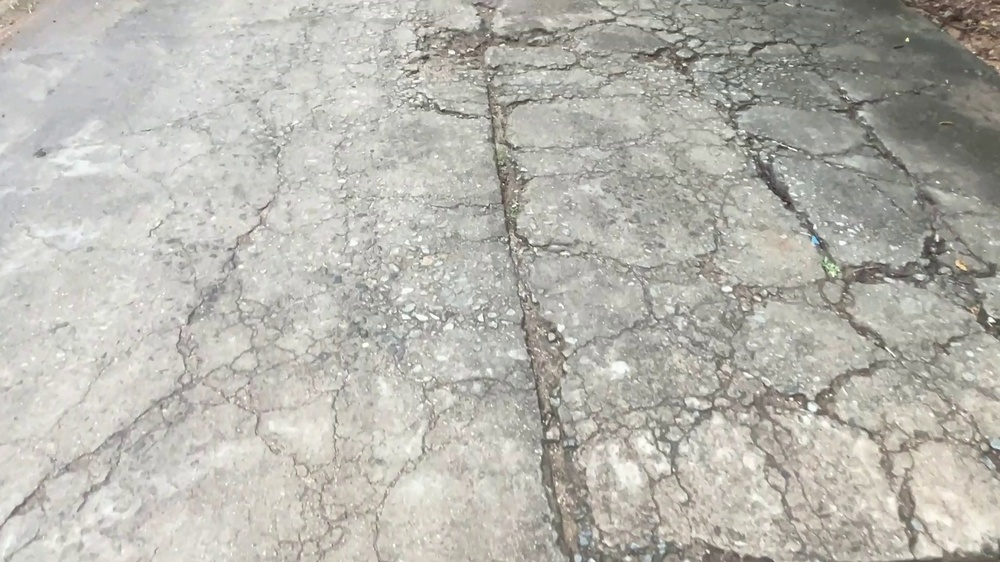
#> input picture frames/selected/aligatorCracking_frame_13.jpg, 1000 x 562 px, shrunk from 1920 x 1080 before the run; its folder holds only this picture in this run
$ jupyter execute Noise_Analysis.ipynb
#> lines starting #> are read from the running program, lines starting #| are printed output that depends on the picture
Noise Analysis

[cell 1]
import cv2
import os
import numpy as np
import pandas as pd
import matplotlib.pyplot as plt

frames_folder = "../frames/selected"

def estimate_noise_variance(gray_image):
    blur = cv2.GaussianBlur(gray_image, (5, 5), 0)
    noise = gray_image.astype(np.float32) - blur.astype(np.float32)
    return np.var(noise)

def detect_salt_pepper(gray_image, threshold=0.02):
    total_pixels = gray_image.size
    extreme_pixels = np.sum((gray_image == 0) | (gray_image == 255))
    ratio = extreme_pixels / total_pixels
    return ratio > threshold

results = []
frame_files = sorted(os.listdir(frames_folder))

for file in frame_files:
    if file.lower().endswith((".jpg", ".png", ".jpeg", ".bmp", ".tif", ".tiff")):
        path = os.path.join(frames_folder, file)
        img = cv2.imread(path)
#> img is the input picture: shape (562, 1000, 3); mean B, G, R 175.1, 182.3, 183.6

        if img is None:
            continue

        gray = cv2.cvtColor(img, cv2.COLOR_BGR2GRAY)

        noise_var = estimate_noise_variance(gray)
#> in estimate_noise_variance, `noise = gray_image.astype(np.float32) - blur.astype(np.float32)`:
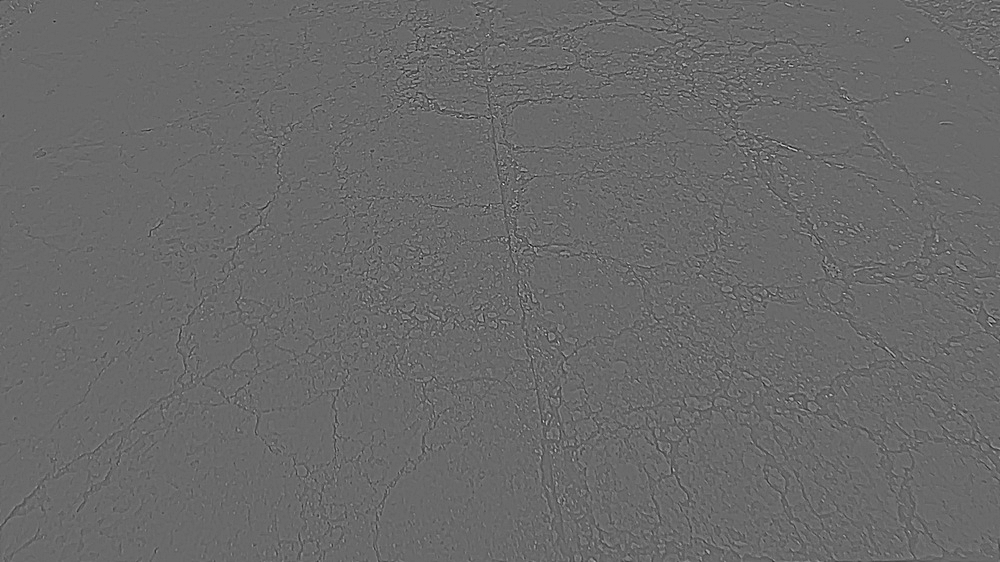
#> noise: shape (562, 1000) float32; min -74, max 104, mean 0; drawn with min black and max white
#> noise_var = 52.33
        is_sp = detect_salt_pepper(gray)
#> in detect_salt_pepper, `extreme_pixels = np.sum((gray_image == 0) | (gray_image == 255))`: extreme_pixels = 15
#> in detect_salt_pepper, `ratio = extreme_pixels / total_pixels`: ratio = 2.67e-05
#> is_sp = False

        noise_type = "Salt & Pepper" if is_sp else "Gaussian"
#> noise_type = 'Gaussian'

        results.append([file, noise_var, noise_type])

df = pd.DataFrame(results, columns=["Frame", "Estimated Noise Variance", "Detected Noise Type"])
#> df = table of 1 rows and 3 columns

mean_noise = df["Estimated Noise Variance"].mean()
#> mean_noise = 52.33
std_noise = df["Estimated Noise Variance"].std()
#> std_noise = nan

low_threshold = mean_noise - std_noise
#> low_threshold = nan
high_threshold = mean_noise + std_noise
#> high_threshold = nan

def classify_noise(val):
    if val < low_threshold:
        return "Low Noise"
    elif val > high_threshold:
        return "High Noise"
    else:
        return "Moderate Noise"

df["Noise Level"] = df["Estimated Noise Variance"].apply(classify_noise)

print("\nNOISE CLASSIFICATION RESULTS :")
print(df)
#> (printed output is left out)
print("\nNoise Level Distribution:")
print(df["Noise Level"].value_counts())
#| Noise Level
#| Moderate Noise    1
#| Name: count, dtype: int64

frames_to_process = df[df["Noise Level"] != "Low Noise"]["Frame"].tolist()
#> frames_to_process = ['aligatorCracking_frame_13.jpg']

evaluation = []

display_count = 0
max_display = 5

for frame_name in frames_to_process:

    path = os.path.join(frames_folder, frame_name)
    img = cv2.imread(path)

    if img is None:
        continue

    gray = cv2.cvtColor(img, cv2.COLOR_BGR2GRAY)

    noise_type = df[df["Frame"] == frame_name]["Detected Noise Type"].values[0]

    if noise_type == "Salt & Pepper":
        denoised = cv2.medianBlur(gray, 5)
    else:
        denoised = cv2.GaussianBlur(gray, (5, 5), 0)

    noise_before = estimate_noise_variance(gray)
#> noise_before = 52.33
    noise_after = estimate_noise_variance(denoised)
#> in estimate_noise_variance (call 3), `blur = cv2.GaussianBlur(gray_image, (5, 5), 0)`:
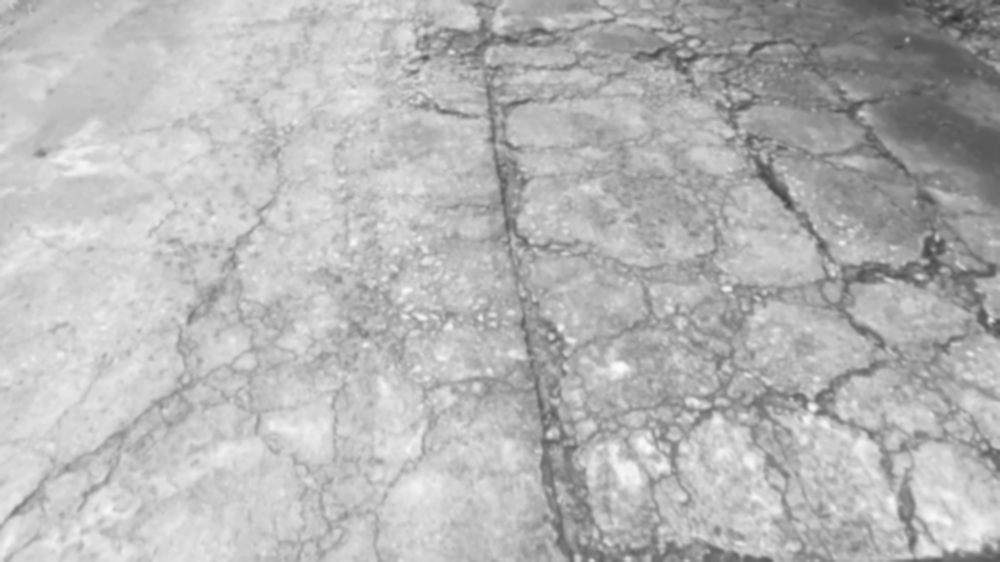
#> blur: shape (562, 1000); min 48, max 250, mean 181.9
#> noise_after = 7.62

    evaluation.append([frame_name, noise_type, noise_before, noise_after])

    if display_count < max_display:

        plt.figure(figsize=(10,4))

        plt.subplot(1,2,1)
        plt.imshow(gray, cmap="gray")
        plt.title(f"Original\n{noise_type}")
        plt.axis("off")

        plt.subplot(1,2,2)
        plt.imshow(denoised, cmap="gray")
        plt.title("Denoised")
        plt.axis("off")

        plt.suptitle(frame_name)
        plt.tight_layout()
        plt.show()
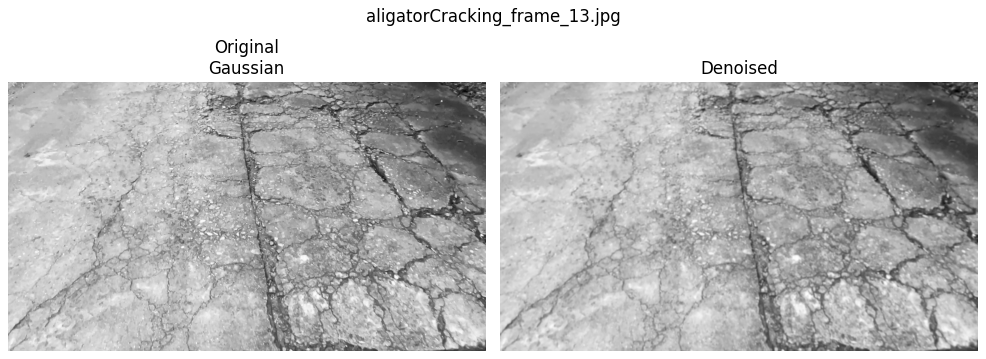
#> figure drawn by matplotlib, 2 panels

        plt.figure(figsize=(8,4))

        hist_orig = cv2.calcHist([gray],[0],None,[256],[0,256])
#> hist_orig = 256 values, max 9805 at index 202, min 0 at index 0, mean 2195.3
        hist_denoised = cv2.calcHist([denoised],[0],None,[256],[0,256])
#> hist_denoised = 256 values, max 10090 at index 202, min 0 at index 0, mean 2195.3

        plt.plot(hist_orig, label="Original")
        plt.plot(hist_denoised, label="Denoised")
        plt.title(f"Histogram Comparison - {frame_name}")
        plt.legend()
        plt.show()
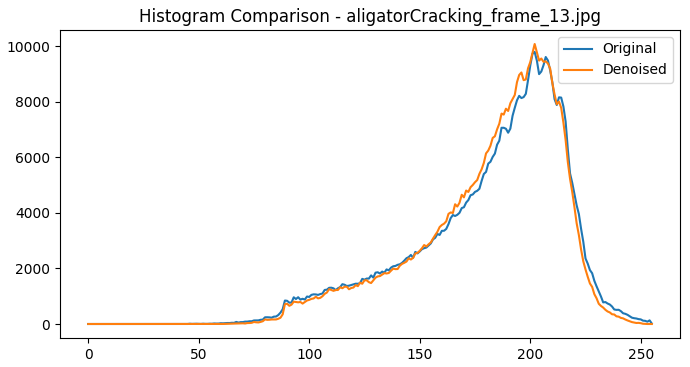
#> figure drawn by matplotlib, 1 panel; curve peaks at x = 202, y = 9805; curve peaks at x = 202, y = 10090

        display_count += 1

print("\nNoise Reduction Completed.")
print("Frames Processed:", len(frames_to_process))
#| Frames Processed: 1

eval_df = pd.DataFrame(
    evaluation,
    columns=["Frame","Noise Type","Noise Variance Before","Noise Variance After"]
)
#> eval_df = table of 1 rows and 4 columns

print("\nNOISE REDUCTION EVALUATION :")
print(eval_df)
#> (printed output is left out)

if not eval_df.empty:
    avg_before = eval_df["Noise Variance Before"].mean()
#> avg_before = 52.33
    avg_after = eval_df["Noise Variance After"].mean()
#> avg_after = 7.62

    print("\nAverage Noise Variance Before:", round(avg_before, 2))
#| Average Noise Variance Before: 52.33
    print("Average Noise Variance After :", round(avg_after, 2))
#| Average Noise Variance After : 7.62
    print("Average Noise Reduction      :", round(avg_before - avg_after, 2))
#| Average Noise Reduction      : 44.71

$ run again, on frames/selected/aligatorCracking_frame__24.jpg
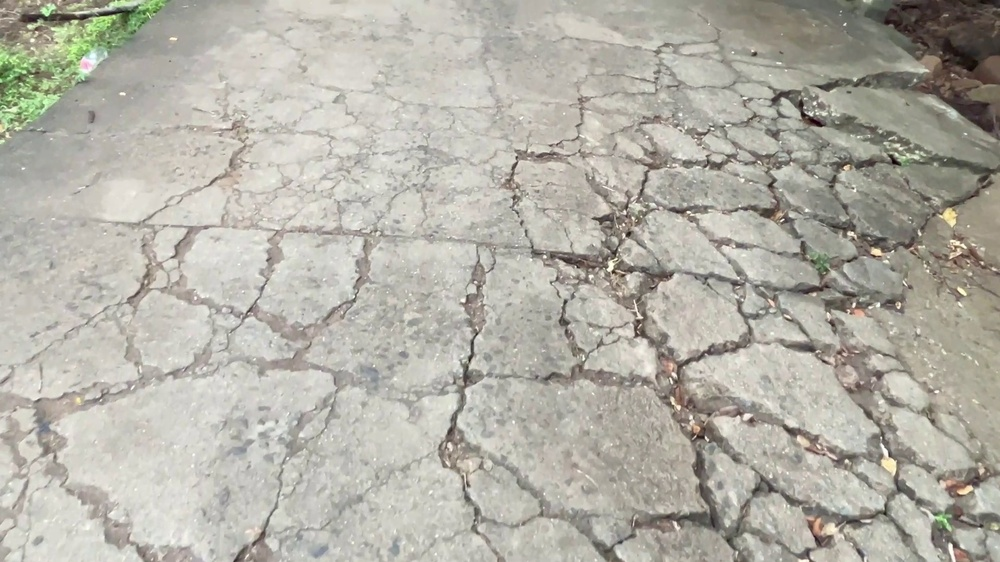
#> input picture frames/selected/aligatorCracking_frame__24.jpg, 1000 x 562 px, shrunk from 1920 x 1080 before the run
#> img is the input picture: shape (562, 1000, 3); mean B, G, R 167, 176.9, 179.4
#> noise_var = 44.93
#> extreme_pixels = 1
#> ratio = 1.78e-06
#> is_sp = False
#> noise_type = 'Gaussian'
#> df = table of 1 rows and 3 columns
#> mean_noise = 44.93
#> std_noise = nan
#> (printed output is left out)
#| Noise Level
#| Moderate Noise    1
#| Name: count, dtype: int64
#> frames_to_process = ['aligatorCracking_frame__24.jpg']
#> noise_before = 44.93
#> in estimate_noise_variance (call 3), `noise = gray_image.astype(np.float32) - blur.astype(np.float32)`:
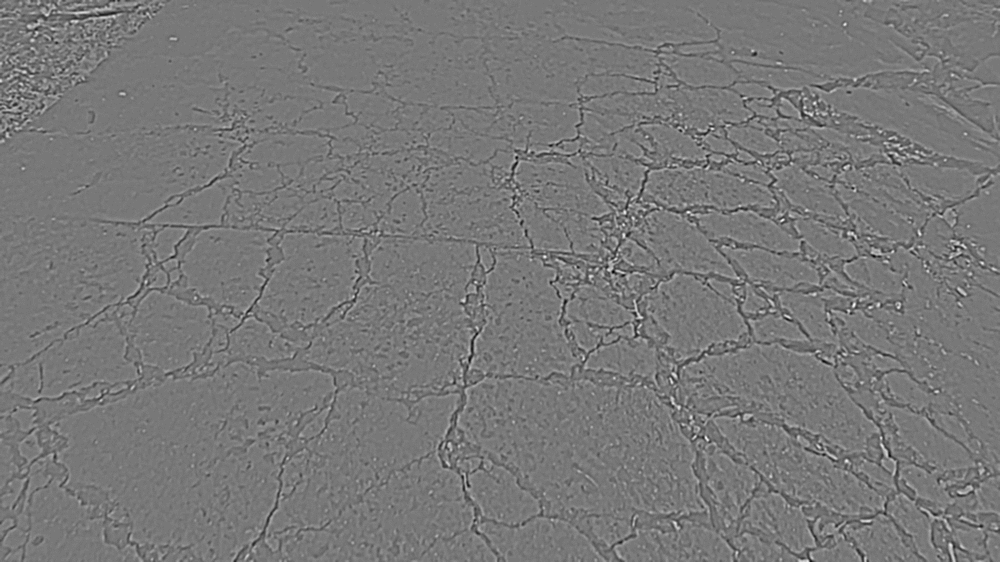
#> noise: shape (562, 1000) float32; min -24, max 27, mean 0; drawn with min black and max white
#> noise_after = 7.65
#> hist_orig = 256 values, max 9192 at index 207, min 0 at index 0, mean 2195.3
#> hist_denoised = 256 values, max 9619 at index 201, min 0 at index 0, mean 2195.3
#> `plt.show()`:
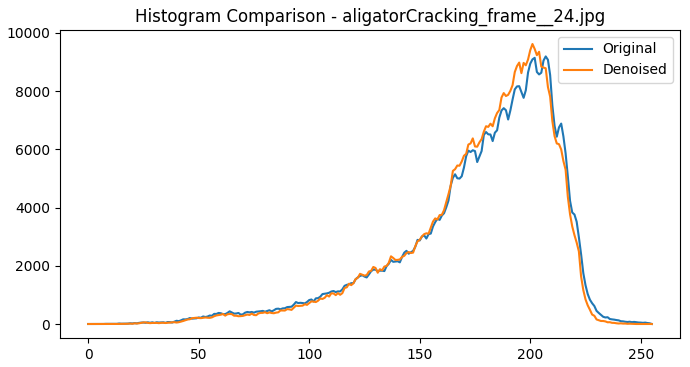
#> figure drawn by matplotlib, 1 panel; curve peaks at x = 207, y = 9192; curve peaks at x = 201, y = 9619
#| Frames Processed: 1
#> eval_df = table of 1 rows and 4 columns
#> (printed output is left out)
#> avg_before = 44.93
#> avg_after = 7.65
#| Average Noise Variance Before: 44.93
#| Average Noise Variance After : 7.65
#| Average Noise Reduction      : 37.28

$ run again, on frames/selected/aligatorCracking_frame__29.jpg
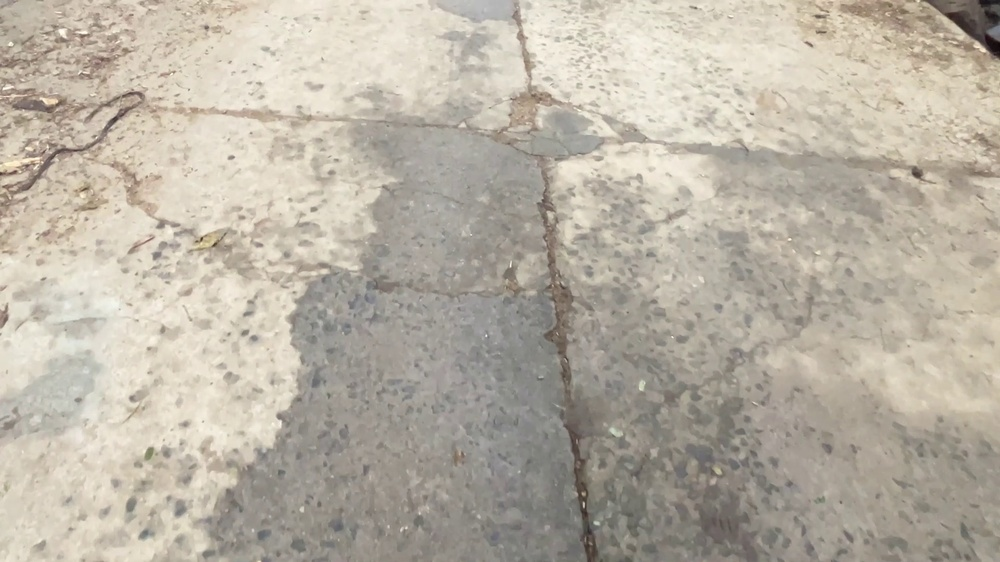
#> input picture frames/selected/aligatorCracking_frame__29.jpg, 1000 x 562 px, shrunk from 1920 x 1080 before the run
#> img is the input picture: shape (562, 1000, 3); mean B, G, R 164.7, 177.9, 185.2
#> noise_var = 14.42
#> extreme_pixels = 0
#> is_sp = False
#> noise_type = 'Gaussian'
#> df = table of 1 rows and 3 columns
#> mean_noise = 14.42
#> std_noise = nan
#> (printed output is left out)
#| Noise Level
#| Moderate Noise    1
#| Name: count, dtype: int64
#> frames_to_process = ['aligatorCracking_frame__29.jpg']
#> noise_before = 14.42
#> in estimate_noise_variance (call 3), `noise = gray_image.astype(np.float32) - blur.astype(np.float32)`:
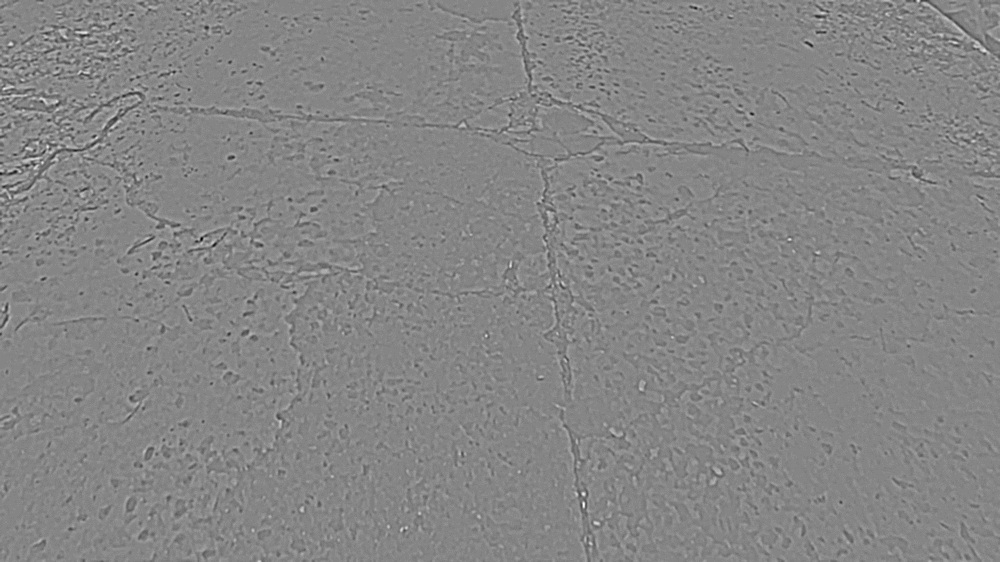
#> noise: shape (562, 1000) float32; min -21, max 19, mean -0.00226; drawn with min black and max white
#> noise_after = 2.89
#> hist_orig = 256 values, max 7684 at index 221, min 0 at index 0, mean 2195.3
#> hist_denoised = 256 values, max 7229 at index 221, min 0 at index 0, mean 2195.3
#> `plt.show()`:
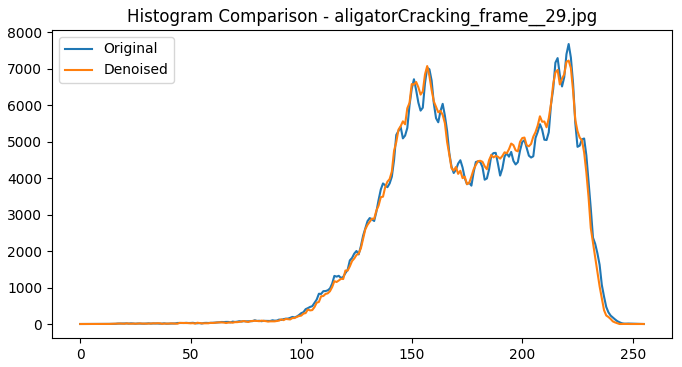
#> figure drawn by matplotlib, 1 panel; curve peaks at x = 221, y = 7684; curve peaks at x = 221, y = 7229
#| Frames Processed: 1
#> eval_df = table of 1 rows and 4 columns
#> (printed output is left out)
#> avg_before = 14.42
#> avg_after = 2.89
#| Average Noise Variance Before: 14.42
#| Average Noise Variance After : 2.89
#| Average Noise Reduction      : 11.53

$ run again, on frames/selected/raveling_frame_26.jpg
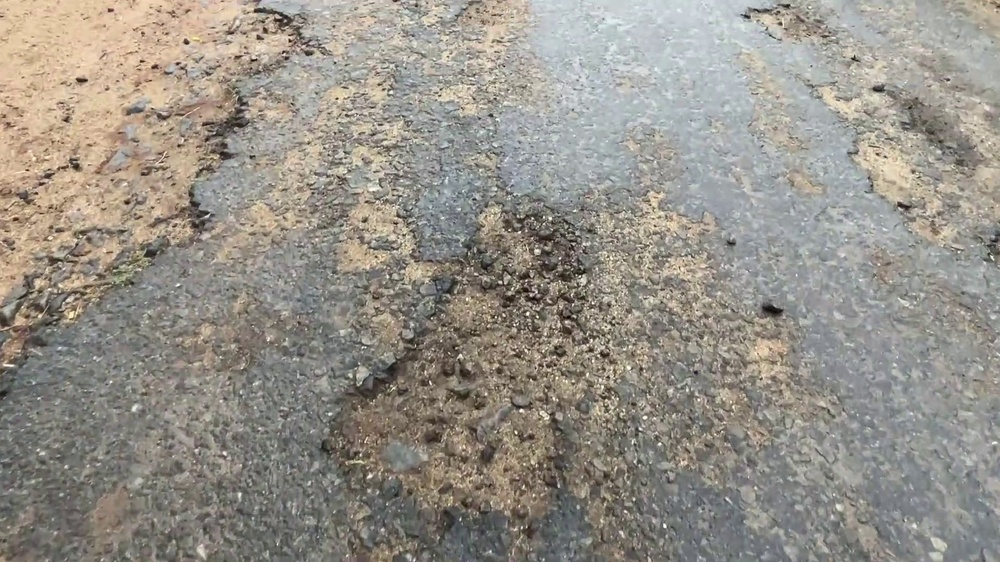
#> input picture frames/selected/raveling_frame_26.jpg, 1000 x 562 px, shrunk from 1920 x 1080 before the run
#> img is the input picture: shape (562, 1000, 3); mean B, G, R 136.9, 145.5, 150.3
#> noise_var = 121.8
#> extreme_pixels = 3
#> ratio = 5.34e-06
#> is_sp = False
#> noise_type = 'Gaussian'
#> df = table of 1 rows and 3 columns
#> mean_noise = 121.8
#> std_noise = nan
#> (printed output is left out)
#| Noise Level
#| Moderate Noise    1
#| Name: count, dtype: int64
#> frames_to_process = ['raveling_frame_26.jpg']
#> noise_before = 121.8
#> in estimate_noise_variance (call 3), `noise = gray_image.astype(np.float32) - blur.astype(np.float32)`:
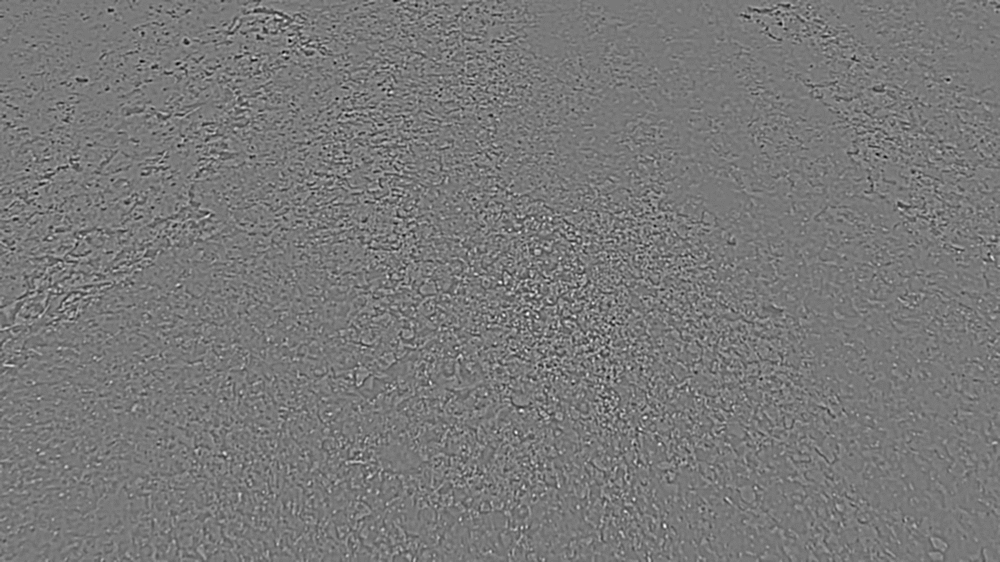
#> noise: shape (562, 1000) float32; min -28, max 31, mean 0; drawn with min black and max white
#> noise_after = 13.82
#> hist_orig = 256 values, max 5555 at index 145, min 0 at index 0, mean 2195.3
#> hist_denoised = 256 values, max 6316 at index 146, min 0 at index 0, mean 2195.3
#> `plt.show()`:
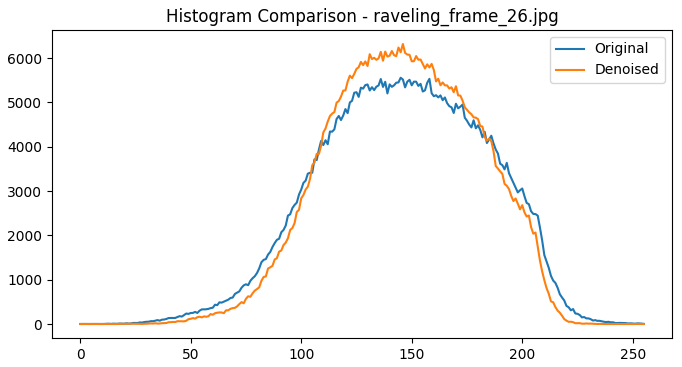
#> figure drawn by matplotlib, 1 panel; curve peaks at x = 145, y = 5555; curve peaks at x = 146, y = 6316
#| Frames Processed: 1
#> eval_df = table of 1 rows and 4 columns
#> (printed output is left out)
#> avg_before = 121.8
#> avg_after = 13.82
#| Average Noise Variance Before: 121.77
#| Average Noise Variance After : 13.82
#| Average Noise Reduction      : 107.95
